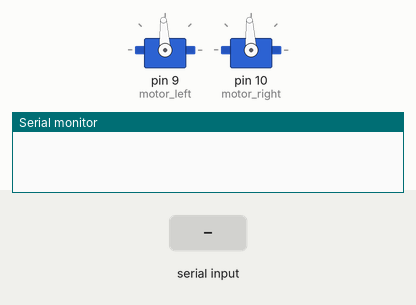
This sketch was run on a simulated Arduino Uno, built with avr-gcc and run on an emulated ATmega328P. Shown: 2 × servo, the last lines printed to the serial monitor. The inputs (shaded band) are chosen by the test bench.

Above: at 8.2 s.
8.3 s: "90,45\n" received over Serial
At 9.4 s:
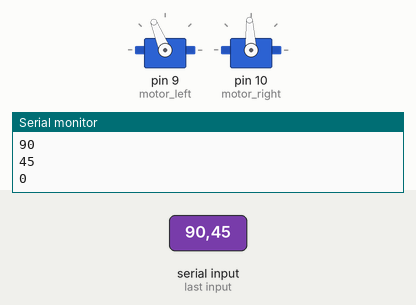
Timing chart, 0 to 11.3 s (numbered marks = the images above; inputs shaded):
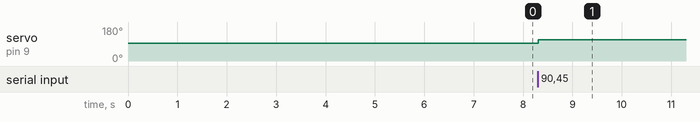

The sketch:

motor_serial.ino
```cpp
#include <Servo.h>
Servo left;
Servo right;

byte motor_left = 9;
byte motor_right = 10;

void setup()
{
 Serial.begin(9600);
 left.attach(motor_left);
 right.attach(motor_right);

 left.writeMicroseconds(1500); // send "stop" signal to ESC.
 right.writeMicroseconds(1500);

 delay(7000); // delay to allow the ESC to recognize the stopped signal
}

void loop()
{
  while (Serial.available() == 0)
  int val;
  int val = Serial.parseInt();

  Serial.println(val); Serial.println("\n");

  if (0 < val && val < 180) //Forward
  {
    left.writeMicroseconds(1700); //yujin
    right.writeMicroseconds(1700); //yujin
  }

  else if (180 <= val && val < 270)//Reverse Direction, Turn Left
  {
    left.writeMicroseconds(1500); //yujin
    right.writeMicroseconds(1700); //yujin
  }

  else (270 <= val && val < 360); //Reverse Direction, Turn Right
  {
    left.writeMicroseconds(1700); //yujin
    right.writeMicroseconds(1500); //yujin
  }
}
```

Measured:
- after the input at 8.3 s, servo on pin 9 (motor_left): 93° → 112° at once
